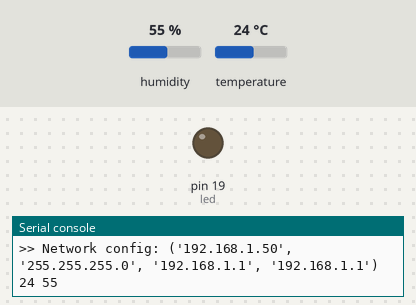
Recording of a program running on a simulated MicroPython board. Parts: output pins drawn as LEDs (lit = HIGH), the last lines printed to the serial console. Inputs (shaded band) come from the test bench; at power-on: temperature 24 °C, humidity 55 %. WiFi joins after 1.5 s; no MQTT or app messages arrive unless stated.

Above: at 2.8 s.
2.9 s: temperature set to 31 °C
5.6 s: temperature set to 34 °C
At 6.2 s:
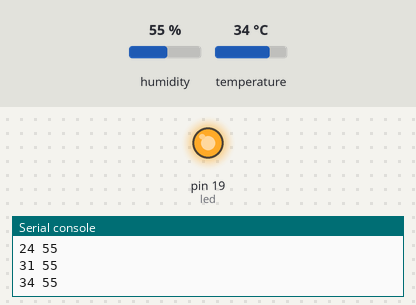
8.3 s: temperature set to 12 °C
At 10.9 s:
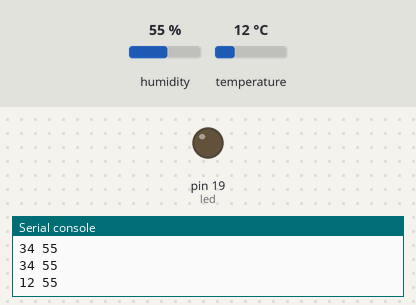
11.2 s: temperature set to 33 °C
At 12.5 s:
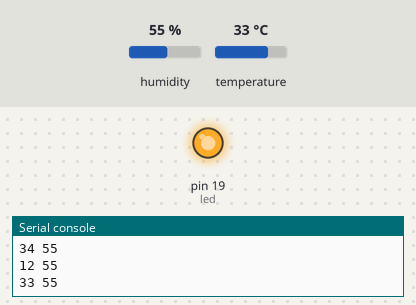
Timing chart, 0 to 14.2 s (numbered marks = the images above; inputs shaded):
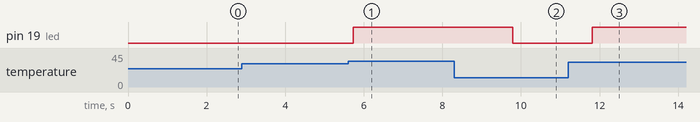

Measured:
- the behaviour switches between 32 and 33 °C on temperature (found by bisection; images 0 and 1)
- after the input at 5.6 s, pin 19 (led): LOW → HIGH after 0.13 s
- after the input at 8.3 s, pin 19 (led): HIGH → LOW after 1.5 s
- after the input at 11.2 s, pin 19 (led): LOW → HIGH after 0.61 s

The program:

main.py
```python
from dht import DHT11 as DHT
from machine import Pin, unique_id
from umqtt.robust import MQTTClient
import ubinascii
import time

import settings


def do_connect(ssid, password):
    import network
    wlan = network.WLAN(network.STA_IF)
    wlan.active(True)
    if not wlan.isconnected():
        print('>> Connecting to network...')
        wlan.connect(ssid, password)
        while not wlan.isconnected():
            pass
    print('>> Network config:', wlan.ifconfig())


if __name__ == '__main__':
    # connecting to wifi and MQTT
    do_connect(settings.WIFI_SSID, settings.WIFI_PASSWORD)
    client = MQTTClient(ubinascii.hexlify(unique_id()), settings.MQTT_BROKER)
    client.connect()

    # setting up DHT sensor
    pin = Pin(settings.PIN_DHT,
              Pin.IN)
    sensor = DHT(pin)

    # setting up LED
    led = Pin(settings.PIN_LED,
              Pin.OUT,
              Pin.PULL_DOWN)
    led.off()

    while True:
        sensor.measure()
        temp = sensor.temperature()
        hum = sensor.humidity()
        print(temp, hum)

        # send data to mqtt
        client.publish(f'{settings.MQTT_TOPIC}/temp', str(temp) )
        client.publish(f'{settings.MQTT_TOPIC}/hum', str(hum) )

        # check if it is over 32
        if temp > 32:
            led.on()
        else:
            led.off()

        # sleep
        time.sleep(2)
        
```

settings.py
```python
WIFI_SSID = 'hello.world'
WIFI_PASSWORD = 'jahodka123'

PIN_LED = 19
PIN_DHT = 23

MQTT_BROKER = 'broker.hivemq.com'
MQTT_TOPIC = 'pycon/sk/2022'
```
